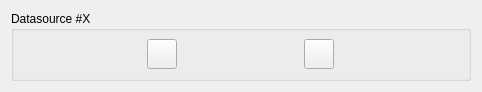
<?xml version="1.0" encoding="UTF-8"?>
<ui version="4.0">
 <class>Form</class>
 <widget class="QWidget" name="Form">
  <property name="geometry">
   <rect>
    <x>0</x>
    <y>0</y>
    <width>482</width>
    <height>92</height>
   </rect>
  </property>
  <property name="sizePolicy">
   <sizepolicy hsizetype="MinimumExpanding" vsizetype="MinimumExpanding">
    <horstretch>0</horstretch>
    <verstretch>0</verstretch>
   </sizepolicy>
  </property>
  <property name="windowTitle">
   <string>Form</string>
  </property>
  <layout class="QHBoxLayout" name="horizontalLayout">
   <item>
    <widget class="QGroupBox" name="groupBox">
     <property name="maximumSize">
      <size>
       <width>16777215</width>
       <height>80</height>
      </size>
     </property>
     <property name="title">
      <string>Datasource #X</string>
     </property>
     <layout class="QGridLayout" name="gridLayout">
      <property name="margin">
       <number>6</number>
      </property>
      <property name="spacing">
       <number>0</number>
      </property>
      <item row="0" column="1">
       <widget class="QPushButton" name="filterPushButton">
        <property name="minimumSize">
         <size>
          <width>30</width>
          <height>30</height>
         </size>
        </property>
        <property name="maximumSize">
         <size>
          <width>30</width>
          <height>30</height>
         </size>
        </property>
        <property name="text">
         <string/>
        </property>
        <property name="icon">
         <iconset resource="../../../resources.qrc">
          <normaloff>:/plugins/DsgTools/icons/filter.png</normaloff>:/plugins/DsgTools/icons/filter.png</iconset>
        </property>
        <property name="iconSize">
         <size>
          <width>20</width>
          <height>20</height>
         </size>
        </property>
       </widget>
      </item>
      <item row="0" column="2">
       <widget class="QPushButton" name="removePushButton">
        <property name="minimumSize">
         <size>
          <width>30</width>
          <height>30</height>
         </size>
        </property>
        <property name="maximumSize">
         <size>
          <width>30</width>
          <height>30</height>
         </size>
        </property>
        <property name="text">
         <string/>
        </property>
        <property name="icon">
         <iconset resource="../../../resources.qrc">
          <normaloff>:/plugins/DsgTools/icons/remove_item.png</normaloff>:/plugins/DsgTools/icons/remove_item.png</iconset>
        </property>
        <property name="iconSize">
         <size>
          <width>25</width>
          <height>25</height>
         </size>
        </property>
       </widget>
      </item>
      <item row="0" column="0">
       <layout class="QVBoxLayout" name="driverLayout"/>
      </item>
     </layout>
    </widget>
   </item>
  </layout>
 </widget>
 <resources>
  <include location="../../../resources.qrc"/>
 </resources>
 <connections/>
</ui>
